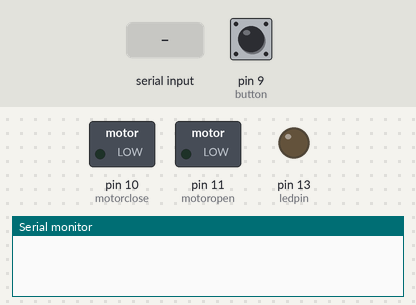
Bench run of a sketch on a simulated Arduino Uno, built with avr-gcc and run on an emulated ATmega328P. Parts: switched loads named in the sketch (green lamp = pin HIGH), output pins drawn as LEDs (lit = HIGH), the last lines printed to the serial monitor. Dashed ring = blinking. The test bench sets the inputs (shaded band); at power-on: pin 9 (button) LOW.

Above: at 0.8 s.
0.9 s: pin 9 (button) pulled HIGH for 1 s
At 1.29 s:
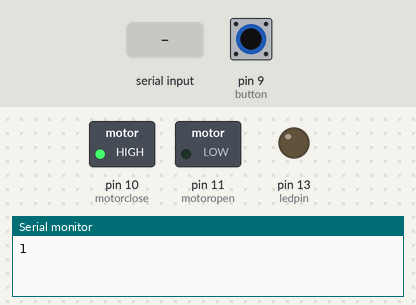
3.9 s: "q" received over Serial
At 4.08 s:
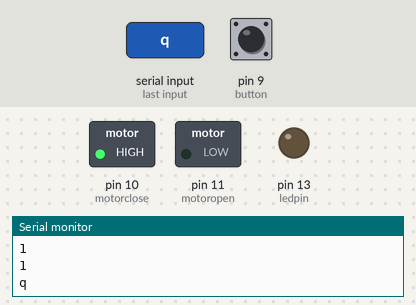
5.5 s: pin 9 (button) pulled HIGH for 3.2 s
At 5.71 s:
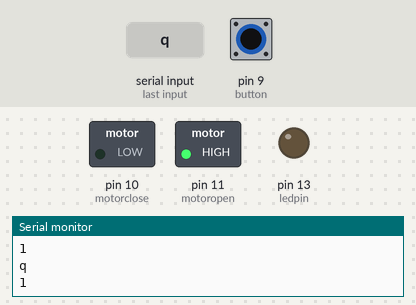
Timing chart, 0 to 10.2 s (numbered marks = the images above; inputs shaded):
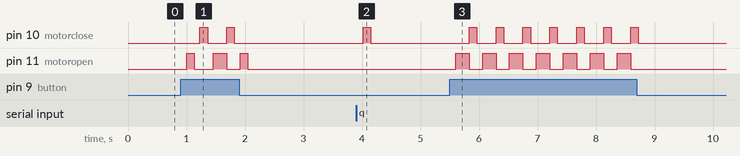

Measured:
- after the input at 0.9 s, pin 10 (motorclose): alternates HIGH for 0.13 s and LOW for 0.33 s, 4 changes in all, then stays LOW, starting after 0.33 s; pin 11 (motoropen): goes HIGH 0.13 s, LOW 0.33 s, HIGH 0.23 s, LOW 0.23 s, HIGH 0.13 s, then LOW, starting after 0.10 s
- after the input at 3.9 s, pin 10 (motorclose): LOW → HIGH after 0.12 s, → LOW 0.13 s later
- after the input at 5.5 s, pin 10 (motorclose): alternates HIGH for 0.13 s and LOW for 0.33 s, 14 changes in all, then stays LOW, starting after 0.33 s; pin 11 (motoropen): alternates HIGH for 0.23 s and LOW for 0.23 s, 14 changes in all, then stays LOW, starting after 0.10 s

The sketch:

lock1.ino
```cpp
int motoropen=11;
int motorclose=10;
int button=9;
boolean state=HIGH;
char bstate=0;
int ledpin=13;
void setup() {
  // put your setup code here, to run once:
pinMode(motoropen,OUTPUT);
pinMode(motorclose,OUTPUT);
pinMode(button,INPUT);
pinMode(ledpin,OUTPUT);
Serial.begin(9600);
int l=9;
while(l>5)
{
  if(digitalRead(button)==HIGH)
  {delay(100);
digitalWrite(motoropen,HIGH);
digitalWrite(motorclose,LOW);
delay(130);
break;
Serial.println(9);


  }
}
}
void loop() {
  // put your main code here, to run repeatedly:
digitalWrite(motoropen,LOW);
digitalWrite(motorclose,LOW);
digitalWrite(ledpin,LOW);


if(digitalRead(button)==HIGH  &&  state==LOW)
{Serial.println(digitalRead(button));
  delay(100);
  digitalWrite(motoropen,HIGH);
digitalWrite(motorclose,LOW);
delay(130);
state=HIGH;
}
if(digitalRead(button)==HIGH  &&  state==HIGH)
{Serial.println(digitalRead(button));
  delay(100);
  digitalWrite(motoropen,LOW);
digitalWrite(motorclose,HIGH);
delay(130);
state=LOW;}


if(Serial.available()>0)
{ bstate=Serial.read();
Serial.println(bstate);

delay(20);
}


if(bstate=='q'  &&  state==LOW)
{delay(100);
  digitalWrite(motoropen,HIGH);
digitalWrite(motorclose,LOW);

delay(130);
state=HIGH;
bstate=0;
}


if(bstate=='q'  &&  state==HIGH)
{delay(100);
  digitalWrite(motoropen,LOW);
digitalWrite(motorclose,HIGH);
delay(130);
state=LOW;
bstate=0;}
}
```
